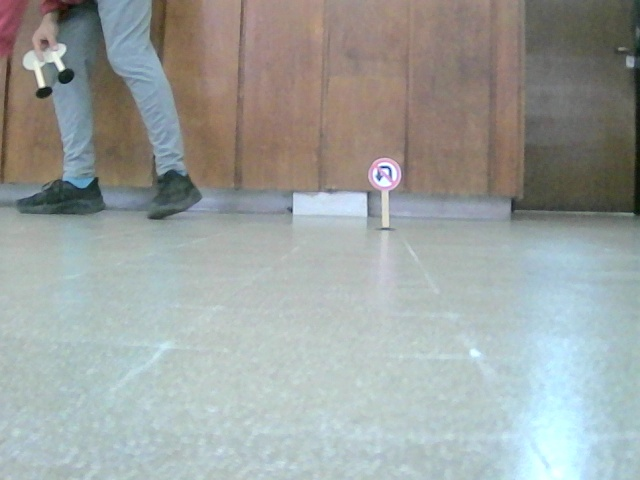
#> input picture Fotos/frame100.jpg, 640 x 480 px, given in place of the camera
$ python distancia_focal.py
#> lines starting #> are read from the running program, lines starting #| are printed output that depends on the picture; after the words box and inside, x2 and y2 are one past the last pixel; in counts of white or black regions, pixels touching at a corner belong together
# Importar librerías
import numpy as np
import cv2
import math

# Inicializar la cámara
camara = cv2.VideoCapture(0)  # 0 representa la cámara web predeterminada (puedes cambiarlo si tienes múltiples cámaras)

if not camara.isOpened():
    print("Error: No se pudo abrir la cámara.")
else:
    # Capturar un fotograma de la cámara
    ret, frame = camara.read()
#> frame is the input picture: shape (480, 640, 3); mean B, G, R 159.4, 161.7, 156.2

    if ret:

        cv2.imwrite("captura.jpg", frame)

        # Leer imagen
        img = cv2.imread("captura.jpg")

        # Convertir a escala de grises
        gray = cv2.cvtColor(img, cv2.COLOR_BGR2GRAY)
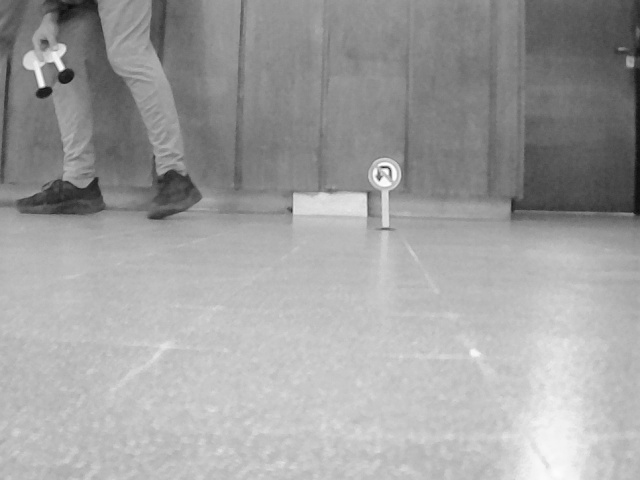
#> gray: shape (480, 640); min 11, max 255, mean 159.8

        # Aplicar filtro de Canny
        edges = cv2.Canny(gray, 50, 150)
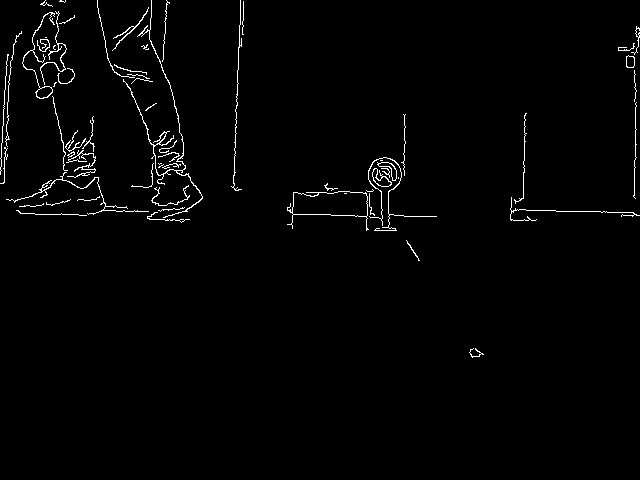
#> edges: shape (480, 640); 1.6% white in thin lines or dots, all inside (x1, y1, x2, y2) = (0, 0, 640, 358)

        # Encontrar contornos
        contours, hierarchy = cv2.findContours(edges, cv2.RETR_EXTERNAL, cv2.CHAIN_APPROX_SIMPLE)
#> contours = 63 contours, 50 with area under 20; largest, box (x1, y1, x2, y2) and area: (287, 191, 369, 231) 1639, (22, 12, 55, 99) 179, (123, 0, 203, 218) 163, (372, 168, 392, 187) 158, (377, 162, 397, 181) 116

        # Dibujar contornos sobre la imagen original
        cv2.drawContours(img, contours, -1, (0, 255, 0), 2)

        # Calcular el área de cada contorno
        areas = [cv2.contourArea(c) for c in contours]
#> areas = 63 values, max 1639 at index 10, min 0 at index 11, mean 45.09

        # Seleccionar los dos contornos más grandes
        sorted_areas = np.argsort(areas)
#> sorted_areas = 63 values, max 62 at index 26, min 0 at index 40, mean 31
        cnt1 = contours[sorted_areas[-1]] # Objeto a medir
#> cnt1 = contour of 92 points, box (x1, y1, x2, y2) (287, 191, 369, 231), area 1639
        cnt2 = contours[sorted_areas[-2]] # Objeto de referencia
#> cnt2 = contour of 191 points, box (x1, y1, x2, y2) (22, 12, 55, 99), area 179

        # Calcular el ancho en píxeles de cada contorno
        rect1 = cv2.minAreaRect(cnt1)
#> rect1 = ((327.7, 209.7), (38.53, 81.56), -88.45)
        box1 = cv2.boxPoints(rect1)
#> box1 = [[368, 230.1], [286.4, 227.8], [287.5, 189.3], [369, 191.5]]
        box1 = np.int0(box1)
#> box1 = [[367, 230], [286, 227], [287, 189], [369, 191]]
        w1 = max(rect1[1]) # Ancho del objeto a medir
#> w1 = 81.56

        rect2 = cv2.minAreaRect(cnt2)
#> rect2 = ((37.65, 54.77), (86.35, 30.87), -88.32)
        box2 = cv2.boxPoints(rect2)
#> box2 = [[51.81, 98.38], [20.96, 97.47], [23.5, 11.16], [54.35, 12.07]]
        box2 = np.int0(box2)
#> box2 = [[51, 98], [20, 97], [23, 11], [54, 12]]
        w2 = max(rect2[1]) # Ancho del objeto de referencia
#> w2 = 86.35

        # Dibujar los rectángulos mínimos sobre la imagen original
        cv2.drawContours(img,[box1],0,(0,0,255),2)
        cv2.drawContours(img,[box2],0,(255,0,0),2)
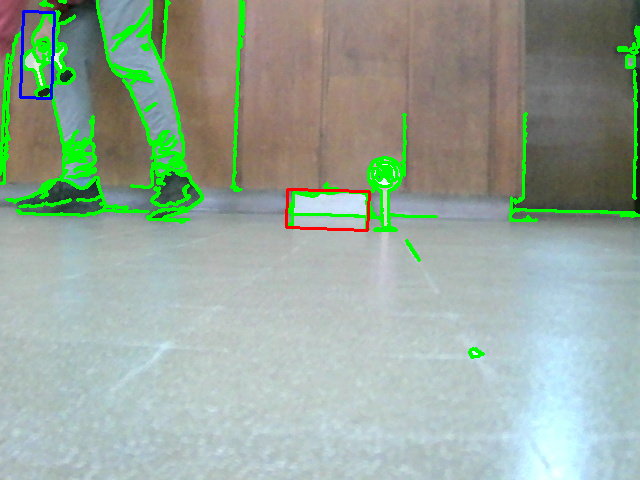
#> img: shape (480, 640, 3); mean B, G, R 153.2, 167.2, 150.3

        # Definir el tamaño del objeto de referencia (hoja A4) en centímetros
        W = 21

        # Definir la distancia del objeto de referencia a la cámara en centímetros
        D = 30

        # Calcular la distancia focal de la cámara
        f = (w2 * D) / W
#> f = 123.4

        # Calcular la distancia del objeto a medir a la cámara
        d = (W * f) / w1
#> d = 31.76

        # Mostrar el resultado en la pantalla
        print("La distancia del objeto a medir a la cámara es: {:.2f} cm".format(d))
#| La distancia del objeto a medir a la cámara es: 31.76 cm

        # Mostrar la imagen con los contornos y los rectángulos
        cv2.imshow("Imagen", img)
        cv2.waitKey(0)

    # Liberar la cámara
    camara.release()

# Cerrar las ventanas de OpenCV
cv2.destroyAllWindows()

$ run again, on Fotos/frame102.jpg
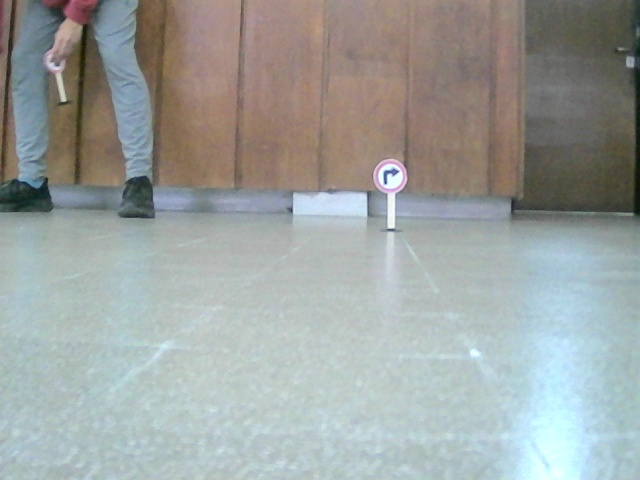
#> input picture Fotos/frame102.jpg, 640 x 480 px, given in place of the camera
#> frame is the input picture: shape (480, 640, 3); mean B, G, R 159.2, 161.5, 156.5
#> `edges = cv2.Canny(gray, 50, 150)`:
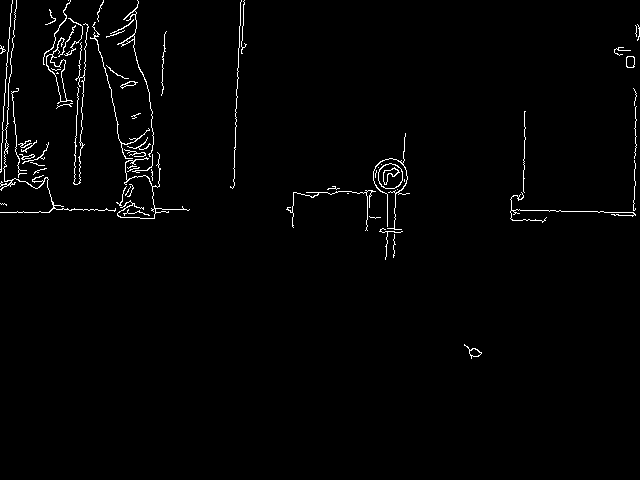
#> edges: shape (480, 640); 1.6% white in thin lines or dots, all inside (x1, y1, x2, y2) = (0, 0, 640, 359)
#> contours = 64 contours, 52 with area under 20; largest, box (x1, y1, x2, y2) and area: (378, 163, 403, 189) 494, (46, 37, 73, 104) 372, (626, 56, 635, 68) 85, (117, 0, 154, 157) 83, (0, 0, 116, 213) 74
#> areas = 64 values, max 493.5 at index 22, min 0 at index 3, mean 25.58
#> sorted_areas = 64 values, max 63 at index 23, min 0 at index 58, mean 31.5
#> cnt1 = contour of 35 points, box (x1, y1, x2, y2) (378, 163, 403, 189), area 494
#> cnt2 = contour of 115 points, box (x1, y1, x2, y2) (46, 37, 73, 104), area 372
#> rect1 = ((390, 175.5), (25, 24), -90)
#> box1 = [[402, 188], [378, 188], [378, 163], [402, 163]]
#> w1 = 25
#> rect2 = ((57.36, 70.28), (21.18, 65.07), -7.35)
#> `box2 = cv2.boxPoints(rect2)`: box2 = [[51.02, 103.9], [42.69, 39.36], [63.7, 36.65], [72.02, 101.2]]
#> `box2 = np.int0(box2)`: box2 = [[51, 103], [42, 39], [63, 36], [72, 101]]
#> w2 = 65.07
#> `cv2.drawContours(img,[box2],0,(255,0,0),2)`:
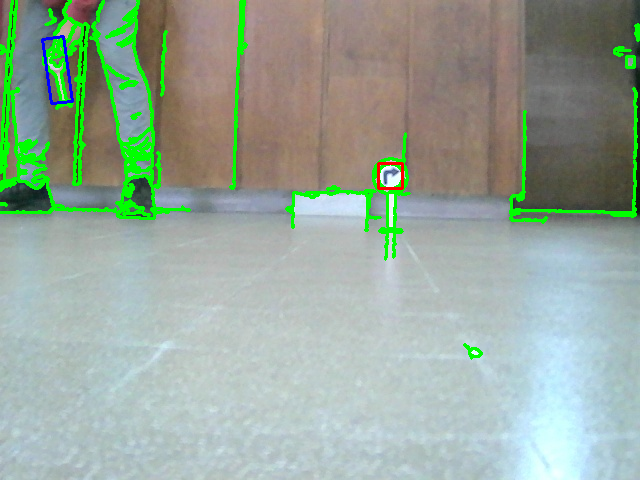
#> img: shape (480, 640, 3); mean B, G, R 153.8, 167.6, 151
#> f = 92.96
#> d = 78.09
#| La distancia del objeto a medir a la cámara es: 78.09 cm

$ run again, on Fotos/frame108.jpg
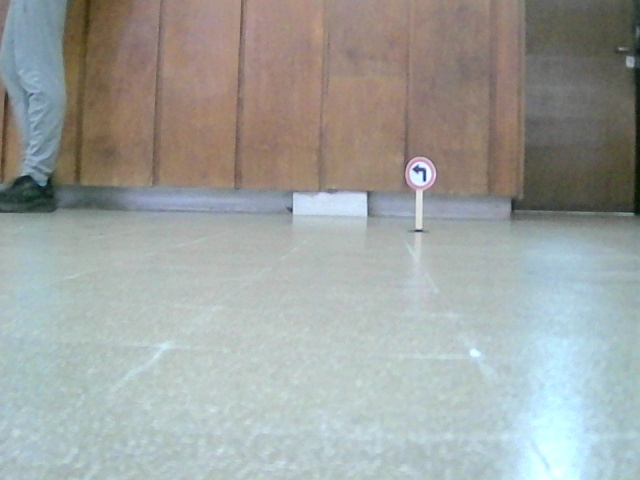
#> input picture Fotos/frame108.jpg, 640 x 480 px, given in place of the camera
#> frame is the input picture: shape (480, 640, 3); mean B, G, R 159.6, 162.5, 158.4
#> `edges = cv2.Canny(gray, 50, 150)`:
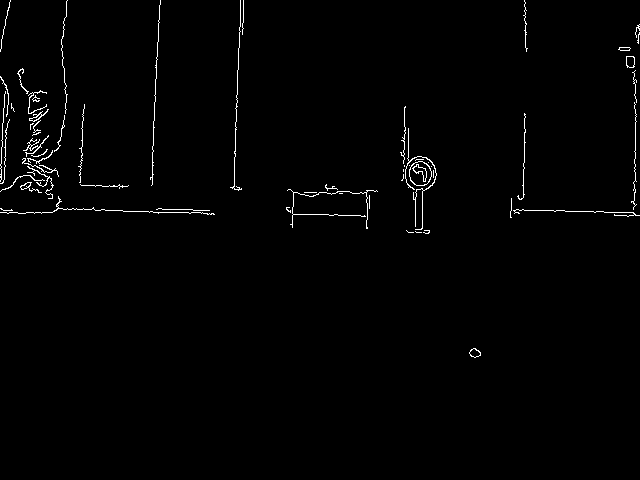
#> edges: shape (480, 640); 1.2% white in thin lines or dots, all inside (x1, y1, x2, y2) = (0, 0, 640, 358)
#> contours = 60 contours, 51 with area under 20; largest, box (x1, y1, x2, y2) and area: (409, 161, 432, 186) 426, (626, 56, 635, 68) 84, (469, 348, 481, 358) 69, (29, 109, 49, 122) 48, (20, 182, 42, 193) 46
#> areas = 60 values, max 426.5 at index 26, min 0 at index 1, mean 17.01
#> sorted_areas = 60 values, max 59 at index 22, min 0 at index 57, mean 29.5
#> cnt1 = contour of 34 points, box (x1, y1, x2, y2) (409, 161, 432, 186), area 426
#> cnt2 = contour of 12 points, box (x1, y1, x2, y2) (626, 56, 635, 68), area 84
#> rect1 = ((420, 173), (24, 22), -90)
#> box1 = [[431, 185], [409, 185], [409, 161], [431, 161]]
#> w1 = 24
#> rect2 = ((630, 61.5), (11, 8), -90)
#> box2 = [[634, 67], [626, 67], [626, 56], [634, 56]]
#> w2 = 11
#> `cv2.drawContours(img,[box1],0,(0,0,255),2)`:
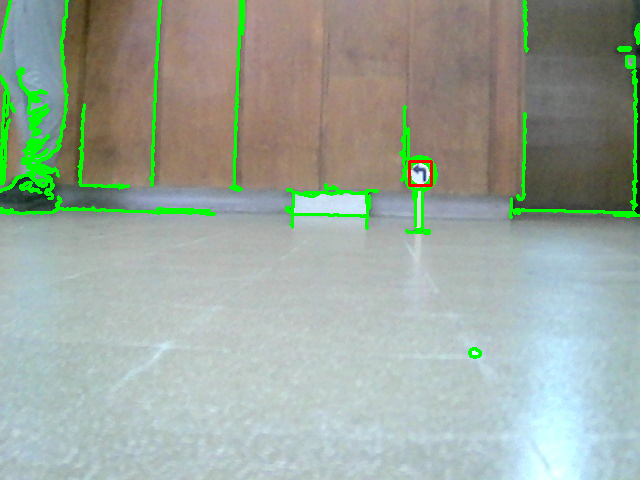
#> img: shape (480, 640, 3); mean B, G, R 155.3, 166.9, 154.4
#> f = 15.71
#> d = 13.75
#| La distancia del objeto a medir a la cámara es: 13.75 cm
